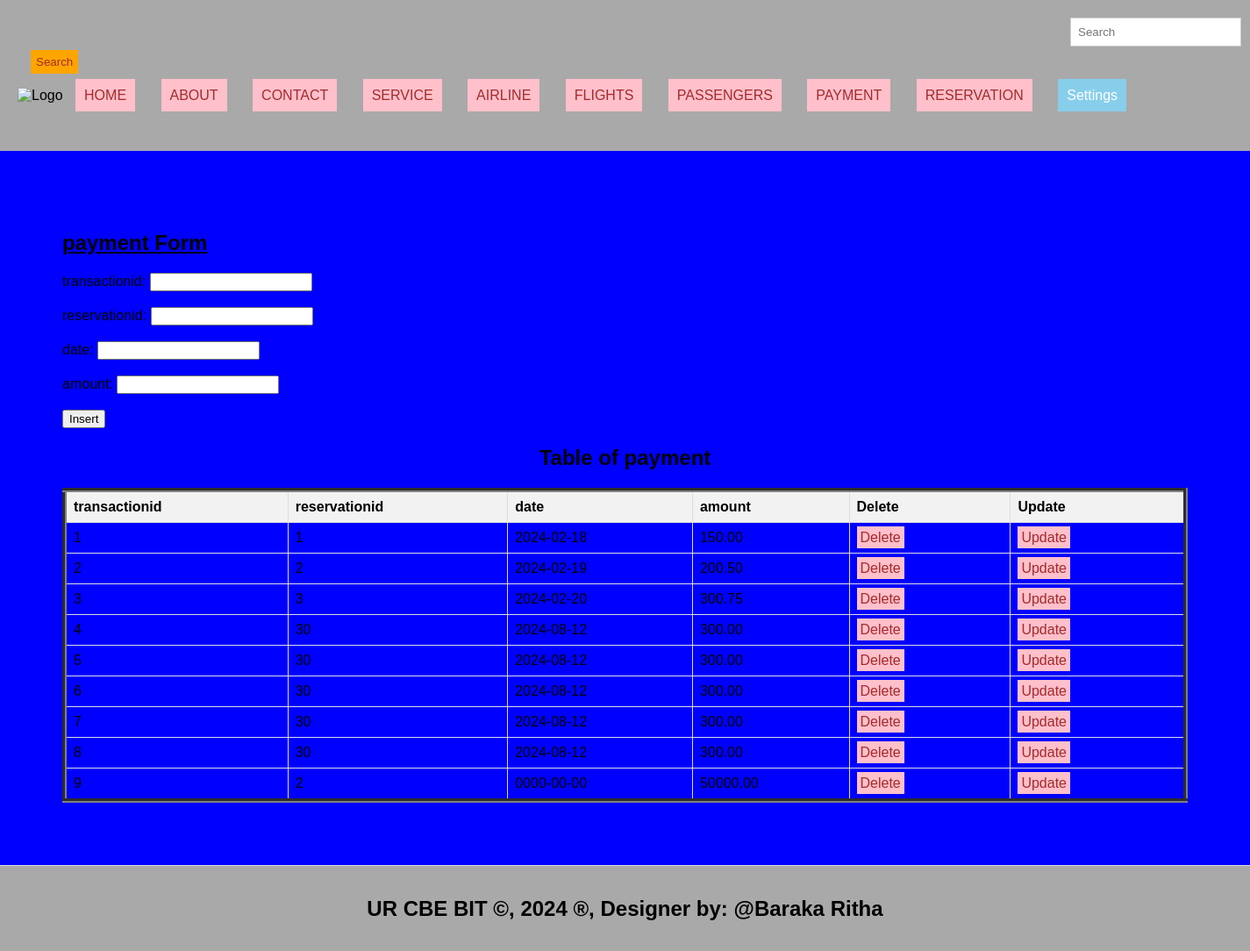
The app's page /payment.php with its own data.
### tables this page shows
CREATE TABLE IF NOT EXISTS `payment` (
  `transactionid` int(11) NOT NULL AUTO_INCREMENT,
  `reservationid` int(11) DEFAULT NULL,
  `date` date DEFAULT NULL,
  `amount` decimal(10,2) NOT NULL,
  PRIMARY KEY (`transactionid`)
);

### payment.php (the view, shortened to what this page needs)
<!DOCTYPE html>
<html lang="en">
<head>
  <link rel="stylesheet" type="text/css" href="style.css" title="style 1" media="screen, tv, projection, handheld, print"/>
  </head>
  <header>
<body bgcolor="blue">
  <form class="d-flex" role="search" action="search.php">
      <input class="form-control me-2" type="search" placeholder="Search" aria-label="Search">
      <button class="btn btn-outline-success" type="submit">Search</button>
    </form>
  <ul style="list-style-type: none; padding: 0;">
    <li style="display: inline; margin-right: 10px;">
    <img src="./Images/arsnl.jpg" width="90" height="60" alt="Logo">
  </li>
    <li style="display: inline; margin-right: 10px;"><a href="./home.html">HOME</a>
  </li>
    <li style="display: inline; margin-right: 10px;"><a href="./about.html">ABOUT</a>
  </li>
    <li style="display: inline; margin-right: 10px;"><a href="./contact.html">CONTACT</a>
  </li>
    <li style="display: inline; margin-right: 10px;"><a href="./Service.html">SERVICE</a>
  </li>
    <li style="display: inline; margin-right: 10px;"><a href="./Airline.php">AIRLINE</a>
  </li>
    <li style="display: inline; margin-right: 10px;"><a href="./Flights.php">FLIGHTS</a>
  </li>
    <li style="display: inline; margin-right: 10px;"><a href="./Passengers.php">PASSENGERS</a>
  </li>
    <li style="display: inline; margin-right: 10px;"><a href="./Payment.php">PAYMENT</a>
  </li>
    <li style="display: inline; margin-right: 10px;"><a href="./Reservation.php">RESERVATION</a>
  </li>
    <li class="dropdown" style="display: inline; margin-right: 10px;">
      <a href="#" style="padding: 10px; color: white; background-color: skyblue; text-decoration: none; margin-right: 15px;">Settings</a>
    </li><br><br>
  </ul>
</header>
<section>
    <h1><u> payment Form </u></h1>
    <form method="post">
        <label for="tid">transactionid:</label>
        <input type="number" id="tid" name="tid"><br><br>
        <label for="rid">reservationid:</label>
        <input type="number" id="rid" name="rid"><br><br>
        <label for="dt">date:</label>
        <input type="text" id="dt" name="dt" required><br><br>
        <label for="amt">amount:</label>
        <input type="number" id="amt" name="amt" required><br><br>
        <input type="submit" name="add" value="Insert">
    </form>
<!DOCTYPE html>
<html>
<head>
</head>
<body>
    <center><h2>Table of payment</h2></center>
    <table border="5">
        <tr>
            <th>transactionid</th>
            <th>reservationid</th>
            <th>date</th>
            <th>amount</th>
            <th>Delete</th>
            <th>Update</th>
        </tr>
        <?php
        $host = "localhost";
        $user = "root";
        $pass = "";
        $database = "flightbooking";
        $connection = new mysqli($host, $user, $pass, $database);
        $sql = "SELECT * FROM payment";
        $result = $connection->query($sql);
        if ($result->num_rows > 0) {
            while ($row = $result->fetch_assoc()) {
                $tid = $row['transactionid'];
                echo "<tr>
                    <td>" . $row['transactionid'] . "</td>
                    <td>" . $row['reservationid'] . "</td>
                    <td>" . $row['date'] . "</td>
                    <td>" . $row['amount'] . "</td>
                    <td><a style='padding:4px' href='delete_payment.php?transactionid=$tid'>Delete</a></td>
                    <td><a style='padding:4px' href='update_payment.php?transactionid=$tid'>Update</a></td>
                </tr>";
            }
        } else {
            echo "<tr><td colspan='6'>No data found</td></tr>";
        }
        ?>
    </table>
</body>
    </section>
<footer>
  <center>
    <b><h2>UR CBE BIT &copy, 2024 &reg, Designer by: @Baraka Ritha</h2></b>
  </center>
</footer>
</body>
</html>

### style.css (style rules this page uses)
body { font-family: Arial, sans-serif; margin: 0; padding: 0; }
.form-control { padding: 8px; margin-left: 4px; border: 1px solid #ccc; }
.btn { padding: 6px; background-color: orange; color: brown; border: none; }
.dropdown { position: relative; display: inline; margin-right: 10px; }
body { font-family: Arial,sans-serif; margin:0; padding:0; }
header { background-color:darkgray; padding: 20px; }
.dropdown { position: right; display:right; direction:rtl; }
section { padding:28px; border-bottom: 1px solid #ddd; }
footer { text-align: center; padding: 15px; background-color:darkgray; }

### payment.php (style rules this page uses)
a { padding: 10px; color: white; background-color: pink; text-decoration: none; margin-right: 15px; }
a:link { color: brown; }
button.btn { margin-left: 15px; margin-top: 4px; }
input.form-control { margin-left: 1200px; padding: 8px; }
section { padding:71px; border-bottom: 1px solid #ddd; }
footer { text-align: center; padding: 15px; background-color:darkgray; }
table { width: 100%; border-collapse: collapse; }
th, td { border: 1px solid #ddd; padding: 8px; text-align: left; }
th { background-color: #f2f2f2; }

### records on screen
payment: transactionid "1", reservationid "1", date "2024-02-18", amount "150.00"
payment: transactionid "2", reservationid "2", date "2024-02-19", amount "200.50"
payment: transactionid "3", reservationid "3", date "2024-02-20", amount "300.75"
payment: transactionid "4", reservationid "30", date "2024-08-12", amount "300.00"
payment: transactionid "5", reservationid "30", date "2024-08-12", amount "300.00"
payment: transactionid "6", reservationid "30", date "2024-08-12", amount "300.00"
payment: transactionid "7", reservationid "30", date "2024-08-12", amount "300.00"
payment: transactionid "8", reservationid "30", date "2024-08-12", amount "300.00"
payment: transactionid "9", reservationid "2", date "0000-00-00", amount "50000.00"
